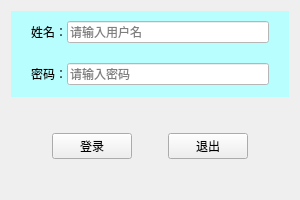
<?xml version="1.0" encoding="UTF-8"?>
<ui version="4.0">
 <class>MainWindow</class>
 <widget class="QMainWindow" name="MainWindow">
  <property name="geometry">
   <rect>
    <x>0</x>
    <y>0</y>
    <width>300</width>
    <height>200</height>
   </rect>
  </property>
  <property name="minimumSize">
   <size>
    <width>300</width>
    <height>200</height>
   </size>
  </property>
  <property name="maximumSize">
   <size>
    <width>300</width>
    <height>200</height>
   </size>
  </property>
  <property name="windowTitle">
   <string>登陆</string>
  </property>
  <widget class="QWidget" name="centralWidget">
   <layout class="QVBoxLayout" name="verticalLayout">
    <item>
     <widget class="QWidget" name="widget" native="true">
      <property name="sizePolicy">
       <sizepolicy hsizetype="Preferred" vsizetype="Preferred">
        <horstretch>0</horstretch>
        <verstretch>0</verstretch>
       </sizepolicy>
      </property>
      <property name="styleSheet">
       <string notr="true">background-color: rgb(185, 254, 255);</string>
      </property>
      <layout class="QGridLayout" name="gridLayout">
       <property name="leftMargin">
        <number>0</number>
       </property>
       <property name="topMargin">
        <number>0</number>
       </property>
       <property name="rightMargin">
        <number>0</number>
       </property>
       <property name="bottomMargin">
        <number>0</number>
       </property>
       <property name="spacing">
        <number>0</number>
       </property>
       <item row="0" column="2">
        <widget class="QLineEdit" name="nameLineEdit">
         <property name="autoFillBackground">
          <bool>false</bool>
         </property>
         <property name="styleSheet">
          <string notr="true">background-color: rgb(255, 255, 255);</string>
         </property>
         <property name="text">
          <string/>
         </property>
         <property name="placeholderText">
          <string>请输入用户名</string>
         </property>
        </widget>
       </item>
       <item row="0" column="0">
        <spacer name="horizontalSpacer">
         <property name="orientation">
          <enum>Qt::Horizontal</enum>
         </property>
         <property name="sizeType">
          <enum>QSizePolicy::Fixed</enum>
         </property>
         <property name="sizeHint" stdset="0">
          <size>
           <width>20</width>
           <height>20</height>
          </size>
         </property>
        </spacer>
       </item>
       <item row="3" column="2">
        <widget class="QLineEdit" name="psdLineEdit">
         <property name="styleSheet">
          <string notr="true">background-color: rgb(255, 255, 255);</string>
         </property>
         <property name="echoMode">
          <enum>QLineEdit::Password</enum>
         </property>
         <property name="placeholderText">
          <string>请输入密码</string>
         </property>
        </widget>
       </item>
       <item row="3" column="1">
        <widget class="QLabel" name="label_2">
         <property name="text">
          <string>密码：</string>
         </property>
        </widget>
       </item>
       <item row="0" column="1">
        <widget class="QLabel" name="label">
         <property name="text">
          <string>姓名：</string>
         </property>
        </widget>
       </item>
       <item row="0" column="3">
        <spacer name="horizontalSpacer_2">
         <property name="orientation">
          <enum>Qt::Horizontal</enum>
         </property>
         <property name="sizeType">
          <enum>QSizePolicy::Fixed</enum>
         </property>
         <property name="sizeHint" stdset="0">
          <size>
           <width>20</width>
           <height>20</height>
          </size>
         </property>
        </spacer>
       </item>
       <item row="1" column="2">
        <spacer name="verticalSpacer">
         <property name="orientation">
          <enum>Qt::Vertical</enum>
         </property>
         <property name="sizeType">
          <enum>QSizePolicy::Fixed</enum>
         </property>
         <property name="sizeHint" stdset="0">
          <size>
           <width>0</width>
           <height>10</height>
          </size>
         </property>
        </spacer>
       </item>
      </layout>
     </widget>
    </item>
    <item>
     <widget class="QWidget" name="widget_2" native="true">
      <layout class="QHBoxLayout" name="horizontalLayout">
       <item>
        <spacer name="horizontalSpacer_3">
         <property name="orientation">
          <enum>Qt::Horizontal</enum>
         </property>
         <property name="sizeHint" stdset="0">
          <size>
           <width>40</width>
           <height>20</height>
          </size>
         </property>
        </spacer>
       </item>
       <item>
        <widget class="QPushButton" name="loginButton">
         <property name="text">
          <string>登录</string>
         </property>
        </widget>
       </item>
       <item>
        <spacer name="horizontalSpacer_5">
         <property name="orientation">
          <enum>Qt::Horizontal</enum>
         </property>
         <property name="sizeType">
          <enum>QSizePolicy::Fixed</enum>
         </property>
         <property name="sizeHint" stdset="0">
          <size>
           <width>30</width>
           <height>20</height>
          </size>
         </property>
        </spacer>
       </item>
       <item>
        <widget class="QPushButton" name="logoutButton">
         <property name="text">
          <string>退出</string>
         </property>
        </widget>
       </item>
       <item>
        <spacer name="horizontalSpacer_4">
         <property name="orientation">
          <enum>Qt::Horizontal</enum>
         </property>
         <property name="sizeHint" stdset="0">
          <size>
           <width>40</width>
           <height>20</height>
          </size>
         </property>
        </spacer>
       </item>
      </layout>
     </widget>
    </item>
   </layout>
  </widget>
 </widget>
 <layoutdefault spacing="6" margin="11"/>
 <resources/>
 <connections/>
</ui>
